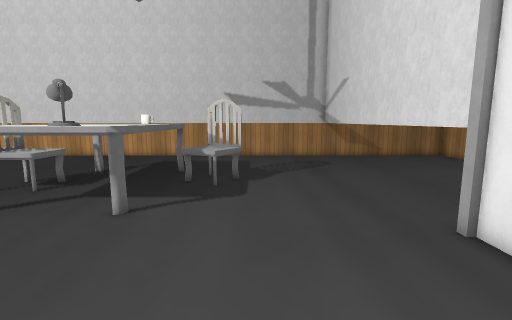
[1] (above)

18 first-person views from a walk through a level from a Godot 3-D game. The camera is 1.3 m above the floor, tilts 8° down and sees 85° across. The floor is counted in squares, 0.5 m on a side. Each view is taken from the middle of a square. On the plan, view 1 faces up. The plan holds only what a view shows up to about 19 squares ahead; the rest is blank. The place goes on beyond the plan. Some surface patterns are stand-ins.

[2]
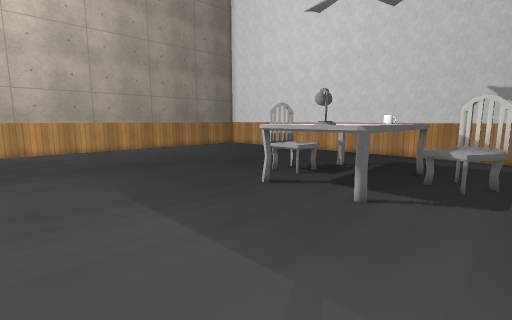

[3]
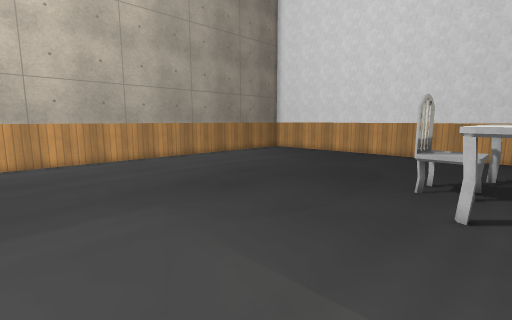

[4]
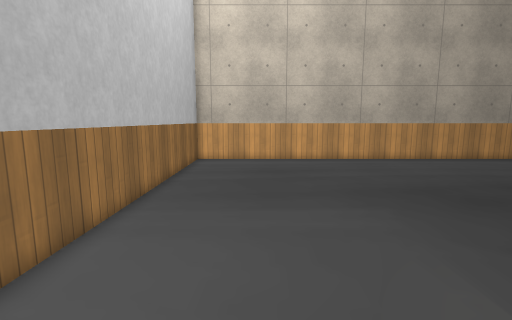

[5]
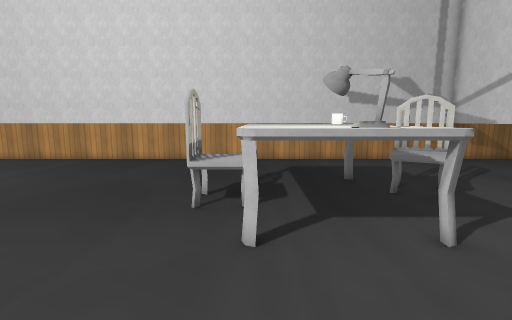

[6]
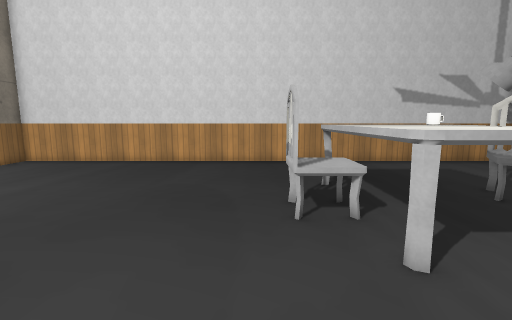

[7]
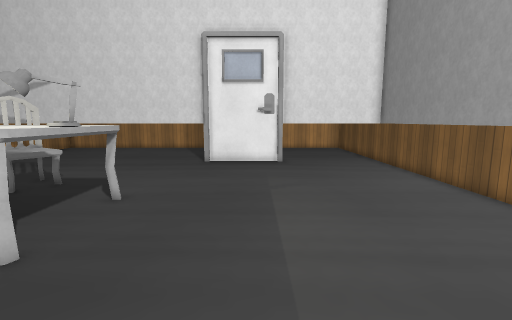

[8]
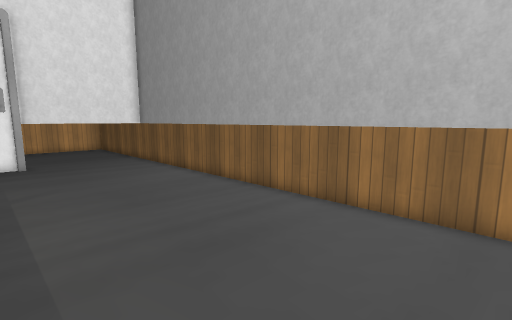

[9]
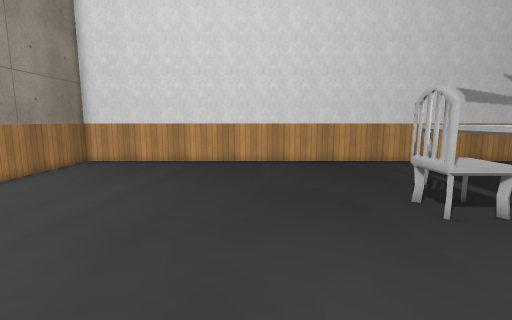

[10]
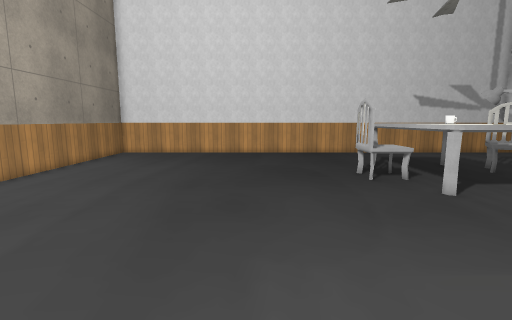

[11]
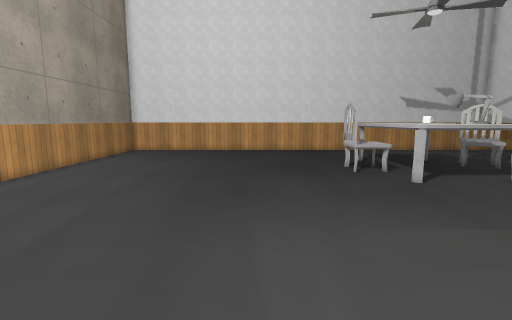

[12]
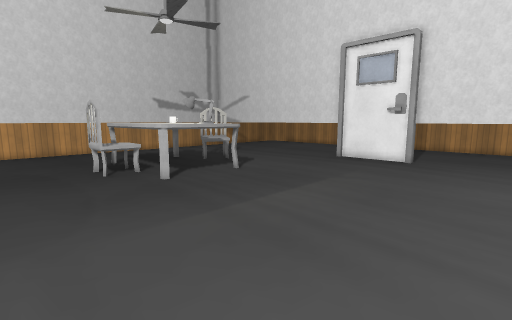

[13]
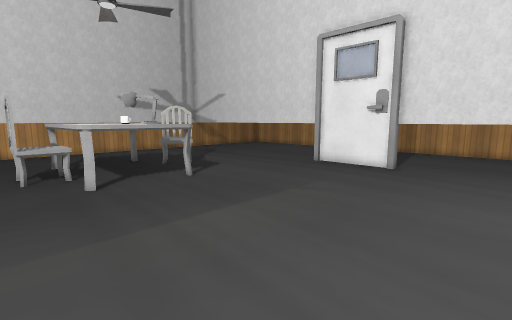

[14]
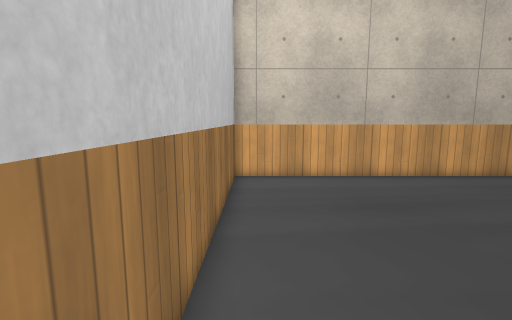

[15]
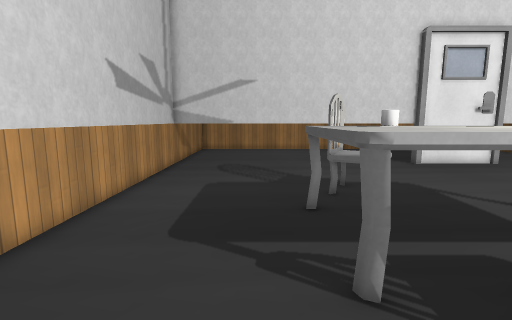

[16]
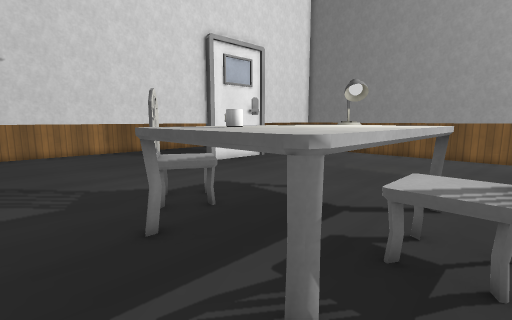

[17]
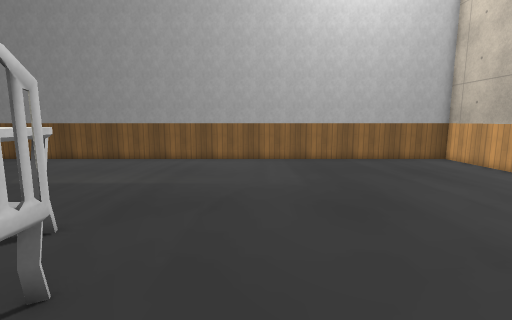

[18]
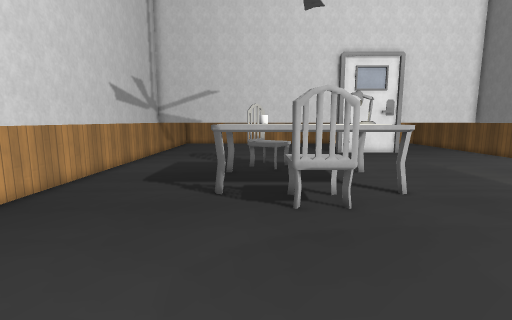

### Floor plan
Key: @ floor where view 1 was taken; # wall or solid block; . floor; D closed door; T table; M mug; C chair; L lamp; H thing the floor can be seen under or through.
Columns run from 26 left of view 1 to 5 right of it. Each row starts with its distance up from view 1.
 21 ################################
 20 #..............................#
 19 #..............................#
 18 #..............................#
 17 #..............................#
 16 #..............................#
 15 #.................#####........#
 14 #.................TTTTT........#
 13 #.................TTTMT#C#.....#
 12 #...............#CTTTTTCCC.....#
 11 #...............CCCTTTT.##.....#
 10 #...............#CTTTTT........#
  9 #.................TTLTT........#
  8 #.................TTLLT........#
  7 #.................HHHHH........#
  6 #..............................D
  5 #..............................D
  4 #..............................D
  3 #..............................D
  2 #..............................D
  1 #..............................#
  0 #.........................@....#
 -1 #..............................#
 -2 #..............................#
 -3 #..............................#
 -4 #..............................#
 -5 ################################

Positions as (right, up) in squares from view 1, and headings:
1: (0, 0), facing up
2: (0, -1), facing up-left
3: (-7, -1), facing up-left
4: (-7, -1), facing left
5: (-8, 2), facing up
6: (-11, 3), facing up
7: (-13, 3), facing right
8: (-14, 3), facing down-right
9: (-15, 3), facing up
10: (-15, -2), facing up
11: (-15, -4), facing up
12: (-14, -4), facing up-right
13: (-11, -4), facing up-right
14: (-13, -4), facing left
15: (-12, 16), facing right
16: (-10, 17), facing down-right
17: (-13, 14), facing down
18: (-18, 13), facing right
